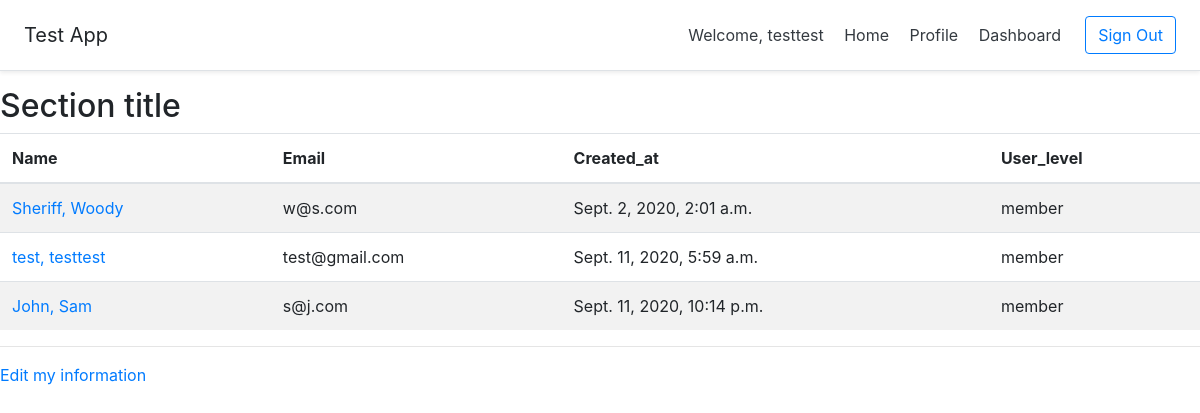
The page /dashboard/ (signed in) on the database its author committed.
### dojo_wall_app/models.py (models this page shows)
class User(models.Model):
  first_name = models.CharField(max_length=45)
  last_name = models.CharField(max_length=45)
  email = models.CharField(max_length=45, blank=False, unique=True)
  password = models.CharField(max_length=45)
  description = models.CharField(max_length=255, null=True)
  level = models.CharField(max_length=45, null=True)
  created_at = models.DateTimeField(auto_now_add=True)
  updated_at = models.DateTimeField(auto_now=True)
  objects = UserManager()

### user_dashboard_app/views.py (the view)
# urls.py: path('', views.index, name='my_index'),
def index(request):
  user_id = request.session['user_id']
  this_user = User.objects.get(id=user_id)
  print("*************this user id is: ", this_user.id)
  all_users = User.objects.all()
  context = {
    "all_users" : all_users,
    "this_user" : this_user
  }
  if this_user.id == 2:
    return render(request, 'admin_index.html', context)
  return render(request,'index.html', context)

### user_dashboard_app/templates/index.html (shortened to what this page needs)
<!DOCTYPE html>
<html lang="en">
<head>
  <link rel="stylesheet" href="https://stackpath.bootstrapcdn.com/bootstrap/4.5.2/css/bootstrap.min.css"
 />
</head>
<body>
  <div class="d-flex flex-column flex-md-row align-items-center p-3 px-md-4 mb-3 bg-white border-bottom shadow-sm">
    <h5 class="my-0 mr-md-auto font-weight-normal">Test App</h5>
    <nav class="my-2 my-md-0 mr-md-3">
      <a class="p-2 text-dark" href="/dashboard">Welcome, {{this_user.first_name}}</a>
      <a class="p-2 text-dark" href="/dashboard">Home</a>
      <a class="p-2 text-dark" href="#">Profile</a>
      <a class="p-2 text-dark" href="#">Dashboard</a>
    </nav>
    <a class="btn btn-outline-primary" href="/signin">Sign Out</a>
  </div>
  <div class="table-responsive-lg">
    <h2>Section title</h2>
    <table class="table table-striped table-md">
      <thead>
        <tr>
          <th>Name</th>
          <th>Email</th>
          <th>Created_at</th>
          <th>User_level</th>
        </tr>
      </thead>
      <tbody>
        {% for user in all_users %}
        <tr>
          <td><a href="{% url 'dojo_wall:my_user_info' user.id %}">{{user.last_name}}, {{user.first_name}}</a>
          <td>{{user.email}}</td>
          <td>{{user.created_at}}</td>
          <td>{{user.level}}</td>
          {% endfor %}
        </tr>
      </tbody>
    </table>
    <hr>
    <a href="users/{{this_user.id}}/edit">Edit my information</a>
</body>
</html>

### rows shown on the page
User: first_name "testtest", last_name "test", email "test@gmail.com", created_at "Sept. 11, 2020, 5:59 a.m.", level "member"
User: last_name "Sheriff", first_name "Woody", email "w@s.com", created_at "Sept. 2, 2020, 2:01 a.m.", level "member"
User: last_name "John", first_name "Sam", email "s@j.com", created_at "Sept. 11, 2020, 10:14 p.m.", level "member"
